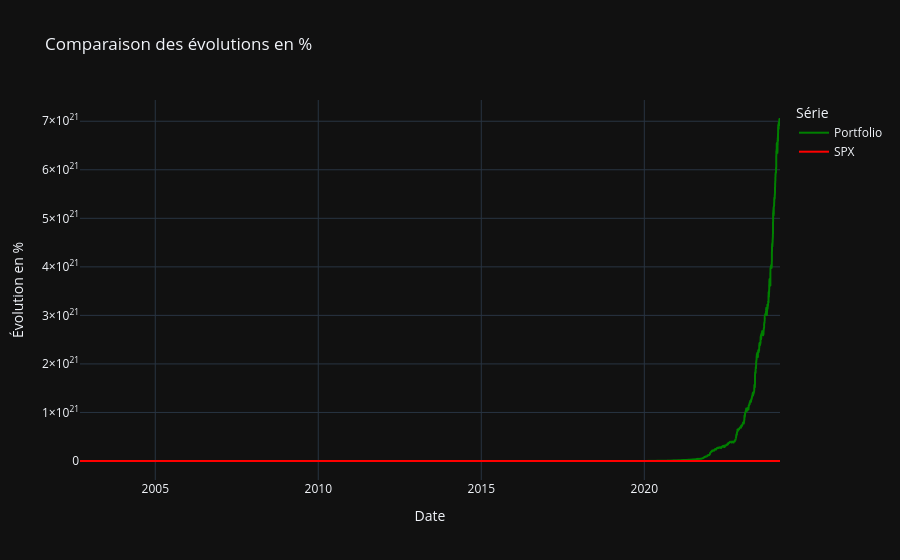

This figure's notebook cell:
### Code cell
import pandas as pd

money_norm = (final["Money"]/10000000*100) - 100
spx_norm = (final["SPX"]/final["SPX"].iloc[0]*100) - 100

df_plot = pd.DataFrame({
    "Date": final["Date"],
    "Portfolio": money_norm,
    "SPX": spx_norm
}).melt(id_vars="Date", var_name="Série", value_name="Évolution en %")

fix = px.line(
    df_plot,
    x="Date",
    y="Évolution en %",
    color="Série",
    color_discrete_map={"SPX": "red", "Portfolio": "green"},
    title="Comparaison des évolutions en %"
)

fix.update_layout(hovermode="x unified")
fix.show()

### Figure 1 — Plotly figure (JSON) as saved in the notebook; plotly's stock layout.template omitted (floating-point values rounded to 4 significant figures; data arrays with more than 128 entries replaced by an {"elided": "..."} marker saying what was removed)
{"data": [{"hovertemplate": "Série=Portfolio<br>Date=%{x}<br>Évolution en %=%{y}<extra></extra>", "legendgroup": "Portfolio", "line": {"color": "green", "dash": "solid"}, "marker": {"symbol": "circle"}, "mode": "lines", "name": "Portfolio", "showlegend": true, "x": {"elided": "5602 str values"}, "xaxis": "x", "y": {"elided": "5602 float values"}, "yaxis": "y", "type": "scattergl"}, {"hovertemplate": "Série=SPX<br>Date=%{x}<br>Évolution en %=%{y}<extra></extra>", "legendgroup": "SPX", "line": {"color": "red", "dash": "solid"}, "marker": {"symbol": "circle"}, "mode": "lines", "name": "SPX", "showlegend": true, "x": {"elided": "5602 str values"}, "xaxis": "x", "y": {"elided": "5602 float values"}, "yaxis": "y", "type": "scattergl"}], "layout": {"xaxis": {"anchor": "y", "domain": [0.0, 1.0], "title": {"text": "Date"}}, "yaxis": {"anchor": "x", "domain": [0.0, 1.0], "title": {"text": "Évolution en %"}}, "legend": {"title": {"text": "Série"}, "tracegroupgap": 0}, "title": {"text": "Comparaison des évolutions en %"}, "hovermode": "x unified"}}
